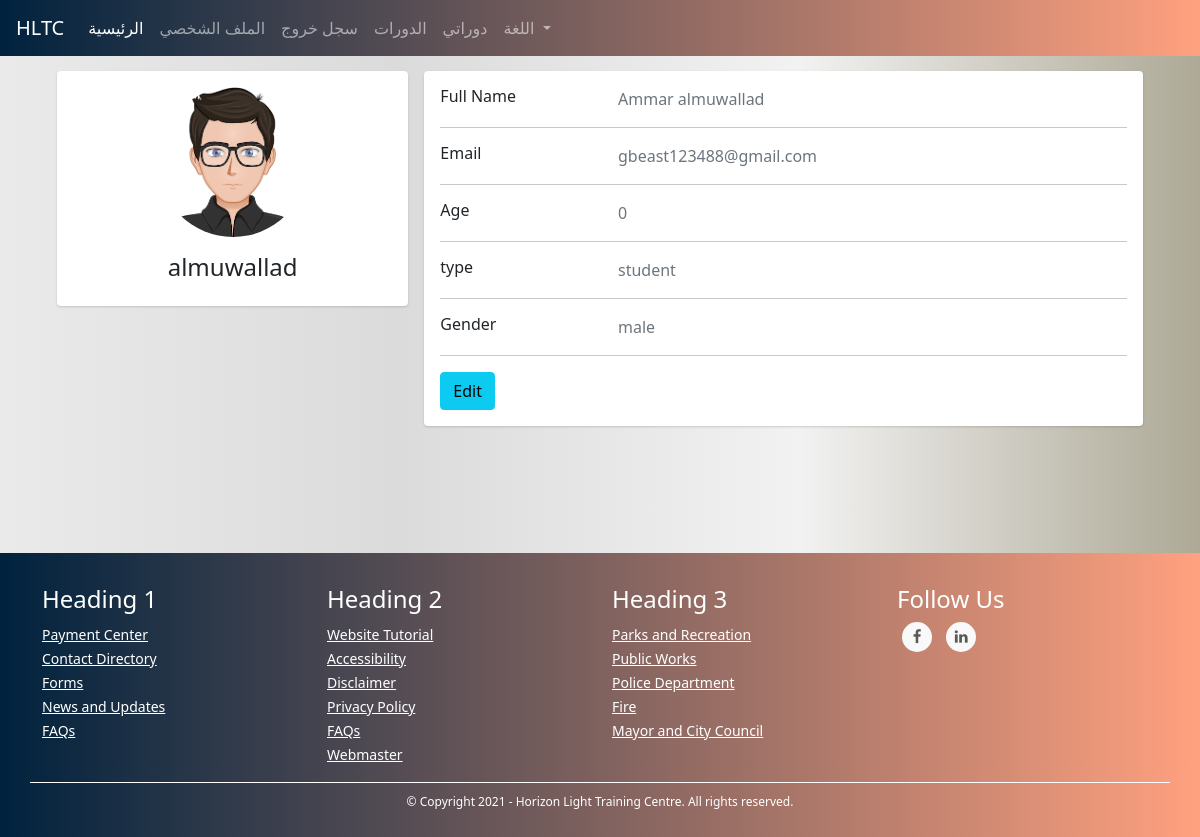
/students/profile (signed in), run on an earlier commit of the app's database.
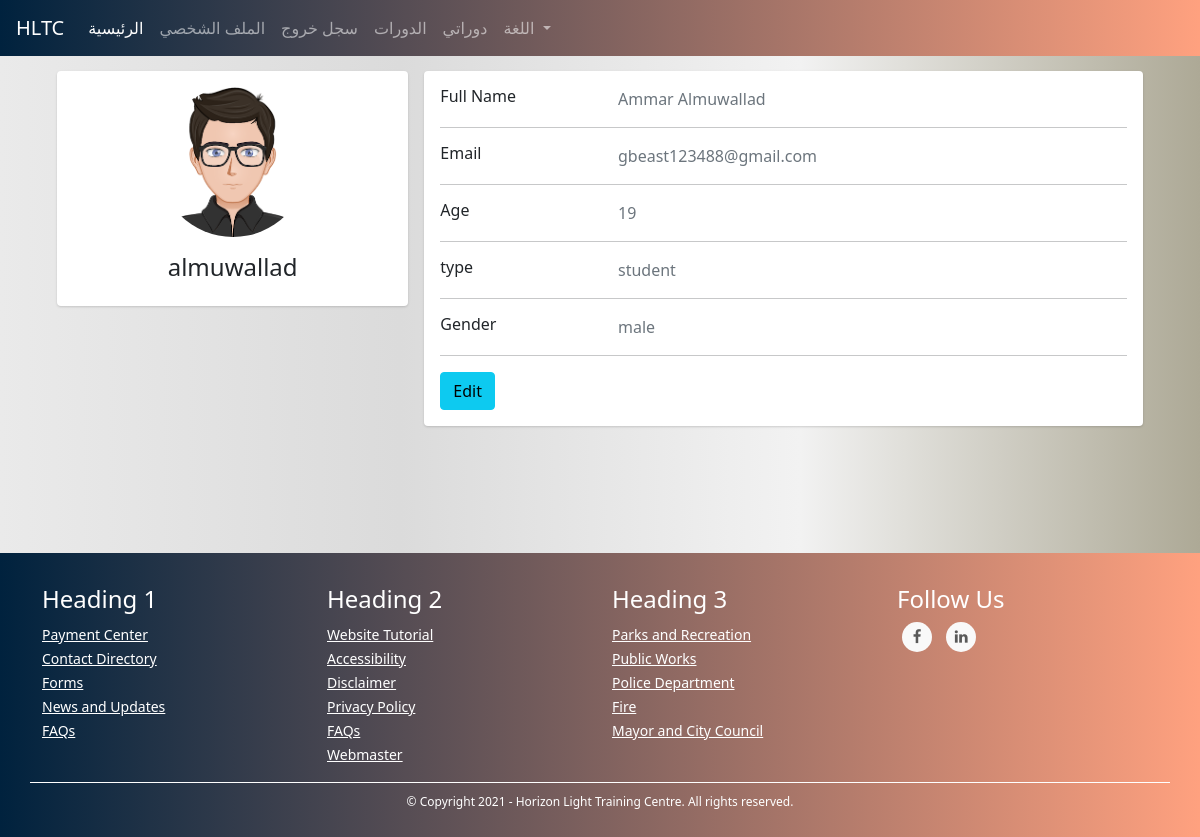
And on a later commit of the database.
### TUTOR/models.py (models this page shows, shortened)
class UserModel(db.Model, UserMixin):
    id = db.Column(db.Integer, primary_key=True)
    first_name = db.Column(db.String(128), nullable=False)
    last_name = db.Column(db.String(128), nullable=False)
    username = db.Column(db.String(20), unique=True, nullable=False)
    email = db.Column(db.String(256), unique=True, nullable=False)
    password = db.Column(db.String(255), nullable=False)
    user_type = db.Column(db.String(30), nullable=False)
    _gender = db.Column(db.Boolean, nullable=False, default=True)
    email_confirmation_code = db.Column(db.String(5), nullable=True)
    is_confirmed = db.Column(db.Boolean, nullable=False, default=False)
    creation_date = db.Column(db.DateTime, nullable=False, default=datetime.utcnow)
    admin_data_model = db.relationship('AdminDataModel', backref='user', uselist=False)
    tutor_data_model = db.relationship('TutorDataModel', backref='user', uselist=False)
    student_data_model = db.relationship('StudentDataModel', backref='user', uselist=False)
    @property
    def full_name(self):
        return self.first_name + " " + self.last_name
    @property
    def gender(self):
        return "male" if self._gender else "female"

class StudentDataModel(db.Model):
    id = db.Column(db.Integer, primary_key=True)
    date_of_birth = db.Column(db.DateTime, nullable=False)
    user_id = db.Column(db.Integer, db.ForeignKey('user_model.id'))
    courses = db.relationship('CourseModel', secondary=courses, lazy='subquery',
        backref=db.backref('students', lazy=True))
    @property
    def age(self):
        return int((datetime.date(datetime.utcnow()) - datetime.date(self.date_of_birth)).days / 365)

### TUTOR/STUDENTS/routes.py (the view)
@students_blueprint.route("/students/profile", methods=["GET"])
@login_required(["student"])
def profile():
    return render_template("students/new_profile.html")

### TUTOR/STUDENTS/routes.py (called while the page is built)
@students_blueprint.context_processor
def utility_processor():
    return dict(get_language_text=LngObj.get_language_text, get_current_page_language_list=LngObj.get_current_page_language_list, languages=LANGUAGES, admin_types=ADMIN_TYPES, settings=SiteSettingsModel.instance())

### TUTOR/models.py (called while the page is built)
@login_manager.user_loader
def load_user(user_id):
    return UserModel.query.get(int(user_id))

    @classmethod
    def instance(cls):
        return cls.query.get(1)

### TUTOR/utils/utils.py (called while the page is built)
def login_required(roles=[]):
	def wrapper(fn):
		@wraps(fn)
		def decorated_view(*args, **kwargs):
			if request.method in EXEMPT_METHODS:
				return fn(*args, **kwargs)
			elif current_app.login_manager._login_disabled:
				return fn(*args, **kwargs)
			elif not current_user.is_authenticated:
				return current_app.login_manager.unauthorized()
			role = current_user.user_type
			if ( (role not in roles) and (roles != []) ):
				return current_app.login_manager.unauthorized()
			return fn(*args, **kwargs)
		return decorated_view
	return wrapper

### TUTOR/templates/students/new_profile.html (shortened to what this page needs)
{% extends "template.html" %}
{% block content %}
<link rel="stylesheet" href="{{ url_for('static', filename='css/students/profile.css') }}">
<div class="container">
    <div class="main-body">
          <div class="row gutters-sm">
            <div class="col-md-4 mb-3">
              <div class="card">
                <div class="card-body">
                  <div class="d-flex flex-column align-items-center text-center">
                    {% if current_user._gender  %}
                    <img src="{{ url_for('static', filename='images/male_student.png') }}" alt="Admin" class="rounded-circle" width="150">
                    {% else %}
                    <img src="{{ url_for('static', filename='images/female_student.png') }}" alt="Admin" class="rounded-circle" width="150">
                    {% endif %}
                    <div class="mt-3">
                      <h4>{{ current_user.username }}</h4>
                    </div>
                  </div>
                </div>
              </div>
            </div>
            <div class="col-md-8">
              <div class="card mb-3">
                <div class="card-body">
                  <div class="row">
                    <div class="col-sm-3">
                      <h6 class="mb-0">Full Name</h6>
                    </div>
                    <div class="col-sm-9 text-secondary">
                      {{ current_user.full_name }}
                    </div>
                  </div>
                  <hr>
                  <div class="row">
                    <div class="col-sm-3">
                      <h6 class="mb-0">Email</h6>
                    </div>
                    <div class="col-sm-9 text-secondary">
                      {{ current_user.email }}
                    </div>
                  </div>
                  <hr>
                  <div class="row">
                    <div class="col-sm-3">
                      <h6 class="mb-0">Age</h6>
                    </div>
                    <div class="col-sm-9 text-secondary">
                      {{ current_user.student_data_model.age }}
                    </div>
                  </div>
                  <hr>
                  <div class="row">
                    <div class="col-sm-3">
                      <h6 class="mb-0">type</h6>
                    </div>
                    <div class="col-sm-9 text-secondary">
                      {{ current_user.user_type }}
                    </div>
                  </div>
                  <hr>
                  <div class="row">
                    <div class="col-sm-3">
                      <h6 class="mb-0">Gender</h6>
                    </div>
                    <div class="col-sm-9 text-secondary">
                      {{ current_user.gender }}
                    </div>
                  </div>
                  <hr>
                  <div class="row">
                    <div class="col-sm-12">
                      <a class="btn btn-info " href="{{ url_for('students_blueprint.edit_profile') }}">Edit</a>
                    </div>
                  </div>
                </div>
              </div>
            </div>
          </div>
        </div>
    </div>
    <br><br><br><br>
{% endblock %}

What changed in the data, as far as the page shows it:
changed UserModel "almuwallad": full_name "Ammar almuwallad" → "Ammar Almuwallad"
changed StudentDataModel: student_data_model.age "0" → "19"
